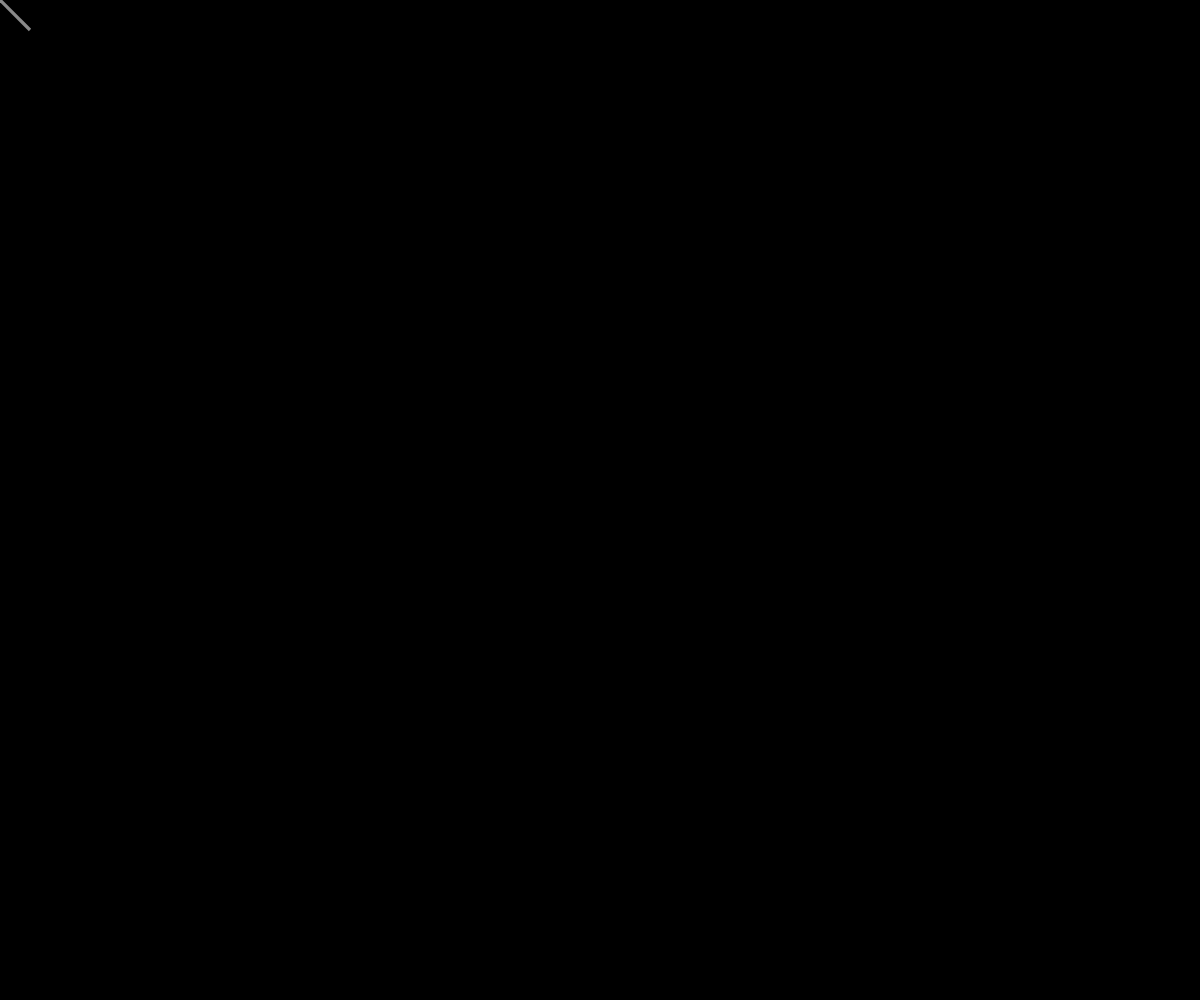
Frame 1 (no input)
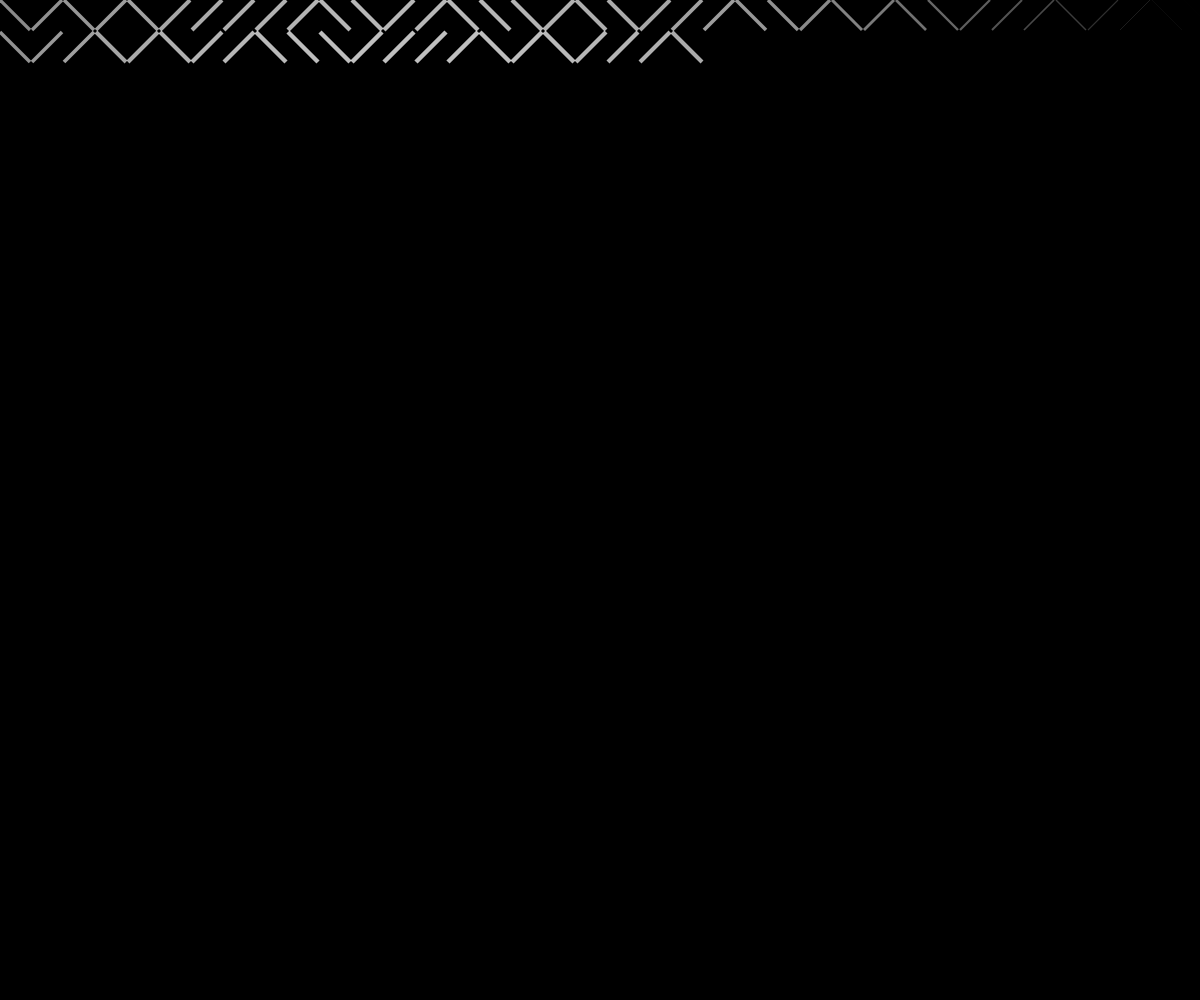
Frame 60 (no input)
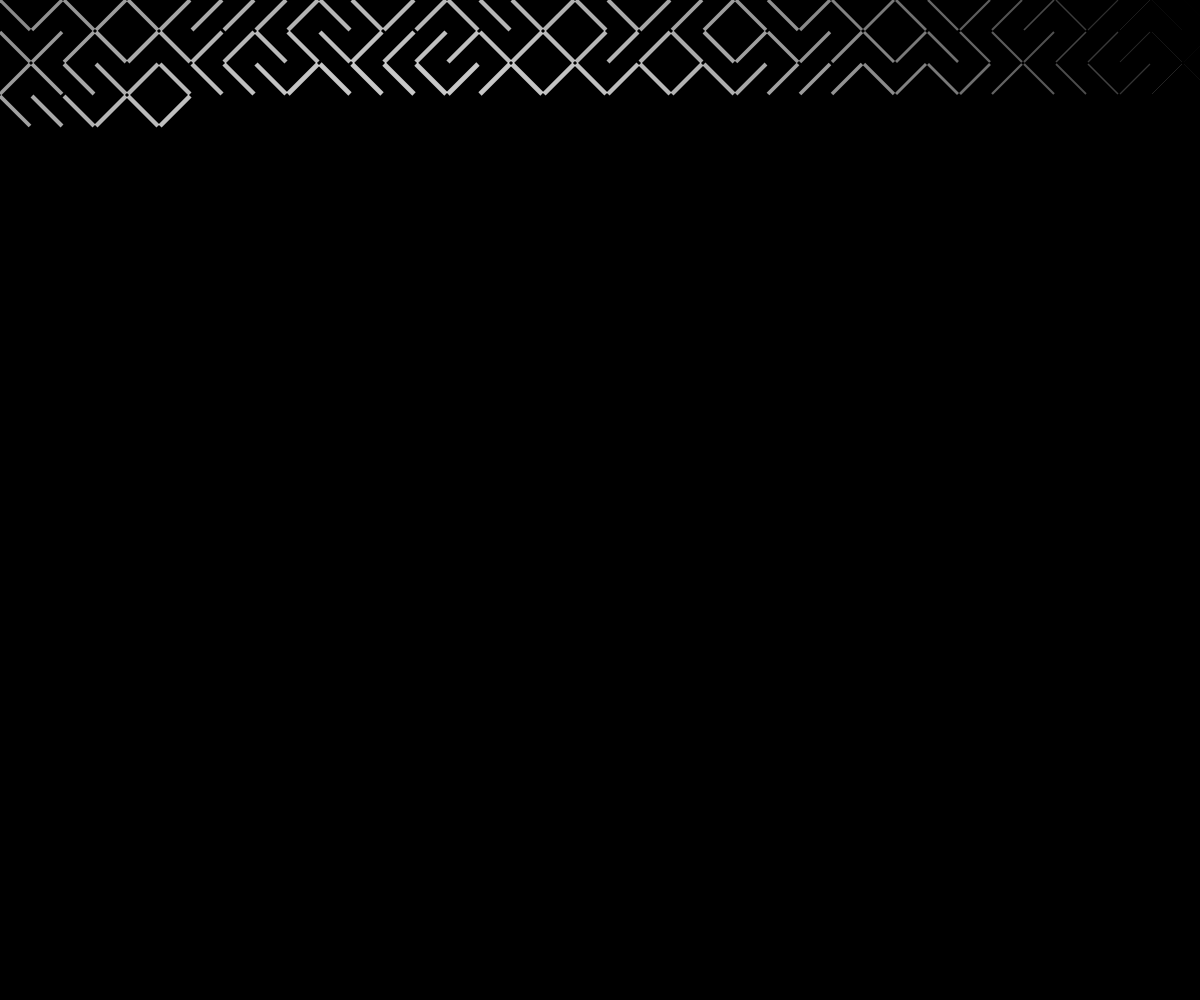
Frame 120 (the mouse pressed at the canvas centre since frame 60)

The p5.js sketch that drew these frames (run headless with seeded random() and noise() and a simulated clock; from frame 60 on, the mouse is pressed at the canvas centre):

// p5.js sketch
// ── sketch.js
var x = 0;
var y = 0;
var w = 30;
var h = 30;
var swMul = 6;
var px, py; 
var spacing = 2;
var dx, dy;

function setup() {
    createCanvas(innerWidth, innerHeight);
    background(0);
    strokeCap(SQUARE);
    rectMode(CENTER);

    px = width/2 - 200;
    py = height/2;

    if (px <= width/2) {
        dx = width - px;
    } else {
        dx = px;
    }

    if (py <= height/2) {
        dy = height - py;
    } else {
        dy = py;
    }

}

function draw() {

    var d = Math.pow((px - x), 2) + Math.pow((py - y), 2);
    var maxD = Math.pow(dx, 2) + Math.pow(dy, 2);

    if (random(1) > 0.5) {

        stroke(255, 255 * (1 - d/maxD));
        strokeWeight(swMul * (1 - d/maxD));
        line(x, y, x + w, y + h);

    } else {

        stroke(255, 255 * (1 - d/maxD));
        strokeWeight(swMul * (1 - d/maxD));
        line(x, y + h, x + w, y);
    }

    x = x + w + spacing;

    if (x > innerWidth) {
        y = y + h + spacing;
        x = 0;
    }
    
}
